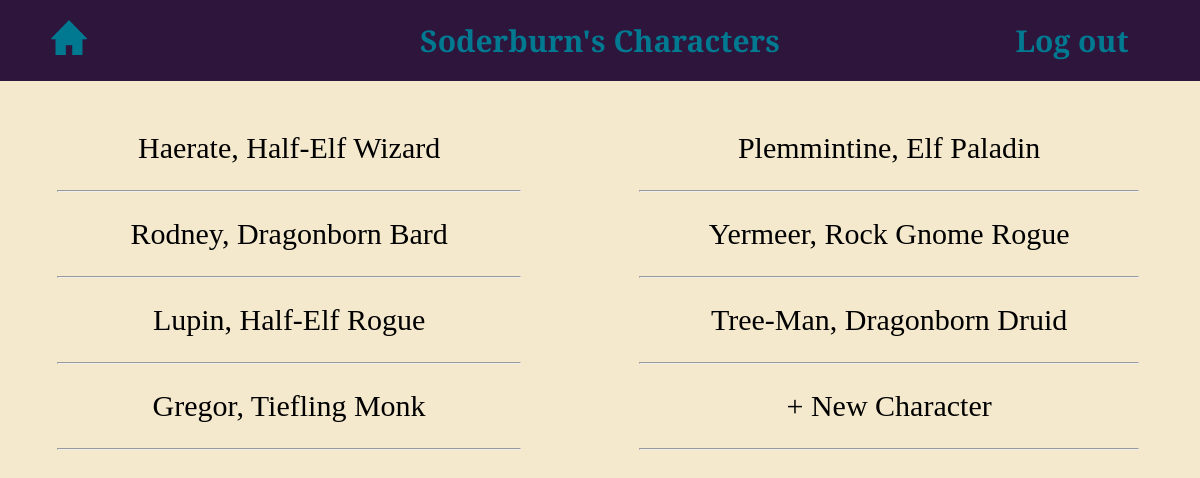
The page /user (signed in) on the database its author committed.
### tables this page shows
CREATE TABLE "User" (User_Id INTEGER PRIMARY KEY AUTOINCREMENT, Username TEXT, Hash TEXT, Salt TEXT);

CREATE TABLE "Character" (Character_Id INTEGER PRIMARY KEY AUTOINCREMENT, Name TEXT, Race INT REFERENCES Race (Race_Id), Class INT REFERENCES Class (Class_Id), Level Type, Background INT REFERENCES Background (Background_Id), HP INT, AC INT, Stats Text, Proficiencies TEXT, Speed INT, Notes TEXT, Current_HP , `Subclass` INTEGER REFERENCES `Subclass`(`Subclass_Id`), "User_Id" INTEGER REFERENCES "User"(`User_Id`), FOREIGN KEY (Class) REFERENCES Class (Class_Id), FOREIGN KEY (Background) REFERENCES Background (Background_Id));

CREATE TABLE "Race" (Race_Id INTEGER PRIMARY KEY AUTOINCREMENT, Name TEXT, Speed TEXT, ASI TEXT, Languages TEXT, Proficiencies TEXT);

CREATE TABLE Class (Class_Id INTEGER PRIMARY KEY AUTOINCREMENT, Name TEXT, HpDie TEXT, Proficiencies TEXT);

### routes.py (the view)
@app.route('/user')
def userPage():
    if 'user_id' not in session:
        return redirect('/login')
    conn = sqlite3.connect(db)
    cur = conn.cursor()
    cur.execute('SELECT Username FROM User WHERE User_Id = ?',
                (session['user_id'],))
    username = cur.fetchone()[0]
    cur.execute('''SELECT Character.Character_Id,Character.Name,Race.Name,
                Class.Name FROM Character JOIN Class ON
                 Character.Class = Class.Class_Id JOIN Race ON
                 Character.Race = Race.Race_Id WHERE User_Id = ?''',
                (session['user_id'],))
    resetSession()
    return render_template('UserPage.html', characters=cur.fetchall(),
                           username=username)

### routes.py (called while the page is built)
def resetSession():
    if 'user_id' in session:
        placeholder = session['user_id']
    else:
        placeholder = None
    session.clear()
    collect()
    if placeholder is not None:
        session['user_id'] = placeholder

### templates/UserPage.html (shortened to what this page needs)
<!DOCTYPE html>
<html>
    <head>
        <link rel = 'stylesheet', href = '../static/styles.css'>
    </head>
    <body>
        <div class = "main_create">
            <div class="formScrollHeader">
                <div class="headerText">
                    <a href="{{ url_for('userPage')}}"><img style = "width: 30%; margin-top: 10px;" src = "../static/Home.png" class = "menu_button"></a>
                </div>
                <div class="headerText">
                    {{username}}'s Characters
                </div>
                <a href="{{ url_for('logout')}}" class="headerText">
                        Log out
                </a>
            </div>
            <div class = "character_grid">
                {% for i in range(characters|length) %}
                <div>
                    <a href="{{ url_for('character_main', id=characters[i][0])}}" style="color: black; text-decoration: none;">{{characters[i][1]}}, {{characters[i][2]}} {{characters[i][3]}}</a>
                    <hr class = "character_divider">
                </div>
                {% endfor %}
                {% if characters|length <= 20 %}
                <div>
                    <a href="{{ url_for('create')}}" style="color: black; text-decoration: none;">+ New Character</a>
                    <hr class = "character_divider">
                </div>
                {% endif %}
            </div>
        </div>
    </body>
</html>

### static/styles.css (style rules this page uses)
.menu_button { width: 100%; }
body { margin: 0px; height: 70vw; }
.main_create { text-align: center; font-size: 30px; line-height: 1.8; background-color: #f4e9cd; font-family: "Bree Serif", serif; padding-bottom: 5px; min-height: 100%; display: block; width: auto; }
.formScrollHeader { text-align: center; align-items: center; background-color: #2d153c; width: auto; font-size: 30px; color: #007991; margin-top: 0px; padding: 10px; margin-block-end: 40px; display: grid; grid-template-columns: 1fr 1fr 6fr 2fr; }
.character_grid { display: grid; grid-template-columns: auto auto; }
.character_divider { width: 80%; }
.headerText { font-weight: bold; color: #007991; text-decoration: none; }
.headerText a,a:visited { text-decoration: none; font-weight: bold; color: #007991; position:relative; margin-top: 10px; }

### rows shown on the page
User: Username "Soderburn"
Character: Name "Haerate"
Race: Name "Half-Elf" "Half-Elf"
Class: Name "Wizard"
Character: Name "Plemmintine"
Race: Name "Elf"
Class: Name "Paladin"
Character: Name "Rodney"
Race: Name "Dragonborn" "Dragonborn"
Class: Name "Bard"
Character: Name "Yermeer"
Race: Name "Rock Gnome"
Class: Name "Rogue" "Rogue"
Character: Name "Lupin"
Character: Name "Tree-Man"
Class: Name "Druid"
Character: Name "Gregor"
Race: Name "Tiefling"
Class: Name "Monk"
